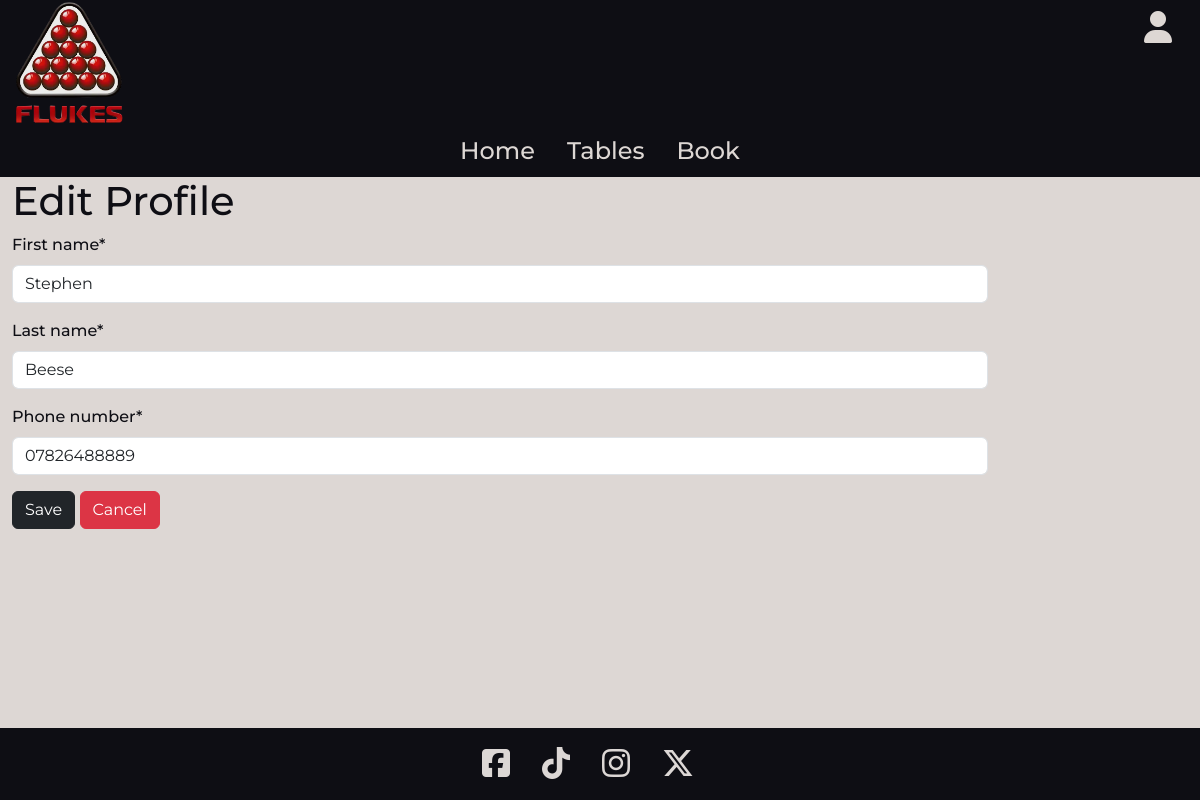
Screenshot of /profiles/profile/edit (signed in) with the database file from the repository.
### home/models.py (models this page shows, shortened)
class ClubDetails(models.Model):
    club_name = models.CharField(max_length=30)
    logo = models.ImageField(null=True, blank=True)
    home_image = models.ImageField(null=True, blank=True)
    address_line1 = models.CharField(max_length=100, blank=True)
    address_line2 = models.CharField(max_length=100, blank=True)
    city = models.CharField(max_length=50, blank=True)
    country = models.CharField(max_length=50, blank=True)
    postcode = models.CharField(max_length=8, blank=True)
    phone_number = PhoneNumberField(blank=True)
    email = models.EmailField(blank=True)
    display_logo = models.BooleanField(default=False)
    display_club_name = models.BooleanField(default=True)
    description = models.TextField()
    tagline = models.TextField()
    primary_colour = models.CharField(max_length=7, default="#ddd7d4")
    secondary_colour = models.CharField(max_length=7, default="#df0020")
    header_colour = models.CharField(max_length=7, default="#0e0e14")
    footer_colour = models.CharField(max_length=7, default="#0e0e14")
    primary_text_colour = models.CharField(max_length=7, default="#0e0e14")
    secondary_text_colour = models.CharField(max_length=7, default="#ddd7d4")
    header_text_colour = models.CharField(max_length=7, default="#ddd7d4")
    footer_text_colour = models.CharField(max_length=7, default="#ddd7d4")
    objects = ClubDetailsManager()

### profiles/models.py (models this page shows, shortened)
class UserProfile(models.Model):
    user = models.OneToOneField(User, on_delete=models.CASCADE)
    first_name = models.CharField(max_length=50)
    last_name = models.CharField(max_length=50)
    phone_number = models.CharField(max_length=20)

### profiles/views.py (the view)
# urls.py: path("profile/edit", views.edit_profile, name="edit_profile"),
@login_required
def edit_profile(request):
    profile = get_object_or_404(UserProfile, user=request.user)
    if request.method == "POST":
        form = EditProfileForm(request.POST, instance=profile)
        if form.is_valid():
            form.save()
            return redirect("profile")
    else:
        form = EditProfileForm(instance=profile)
    context = {"form": form}
    template = "profiles/edit_profile.html"
    return render(request, template, context)

### profiles/forms.py
class EditProfileForm(forms.ModelForm):
    class Meta:
        model = UserProfile
        fields = ["first_name", "last_name", "phone_number"]

### home/context_processors.py (called while the page is built)
def club_details_processor(request):
    club_details = ClubDetails.objects.get_instance()
    opening_hours = OpeningHours.objects.all().order_by("day_of_week")
    context = {
        "club_details": club_details,
        "opening_hours": opening_hours,
    }
    return context

### home/models.py (called while the page is built)
    def get_instance(self):
        if self.exists():
            return self.get()
        return self.create()

### profiles/context_processors.py (called while the page is built)
def profile_context_processors(request):
    profile = None
    if request.user.is_authenticated:
        try:
            profile = UserProfile.objects.get(user=request.user)
        except UserProfile.DoesNotExist:
            profile = None  # or handle as needed
    return {"profile": profile}

### profiles/templates/profiles/edit_profile.html (shortened to what this page needs)
{% extends 'base.html' %}
{% load static %}
{% load crispy_forms_tags %}
{% block content %}
<h1>Edit Profile</h1>
<div class="row">
    <div class="col-10">
        <form method="post">
            {% for field in form %}
            {{ field | as_crispy_field }}
            {% endfor %}
            <button class="btn btn-dark" type="submit">Save</button>
            <a href="{% url 'profile' %}" class="btn btn-danger">Cancel</a>
        </form>
    </div>
</div>
{% endblock %}

### templates/includes/header.html (shortened to what this page needs)
<header class="container-fluid header-colour">
  <div class="row">
    <div class="col-8">
      {% if club_details.display_logo %}
      <img
        src="{{ club_details.logo.url }}"
        alt="{{ club_details.club_name }} Logo"
        class="logo d-inline"
      />
      {% endif %}
    </div>
    <div class="col-4 text-end">
      <div class="m-3">
        {% if request.user.is_authenticated %}
        <div class="dropdown">
          <a class="fit-content header-text-colour" role="button" data-bs-toggle="dropdown" aria-expanded="false">
            <i class="fa-solid fa-user fa-2xl"></i>
          </a>
        </div>
        {% else %}
        <a href="{% url 'account_login' %}" class="header-text-colour">LOGIN</a>
        <a href="{% url 'account_signup' %}" class="header-text-colour">SIGNUP</a>
        {% endif %}
      </div>
    </div>
  </div>
  <nav>
    <ul class="nav justify-content-center">
      <li class="nav-item">
        <a id="nav-item" class="nav-link active header-text-colour fs-4" aria-current="page" href="{% url 'home' %}"
          >Home</a
        >
      </li>
      <li class="nav-item">
        <a id="nav-item" class="nav-link nav-hover header-text-colour fs-4" href="{% url 'tables_view' %}">Tables</a>
      </li>
      <li class="nav-item">
        <a id="nav-item" class="nav-link nav-hover header-text-colour fs-4" href="{% url 'book_table' %}">Book</a>
      </li>
    </ul>
  </nav>
</header>

### static/css/base.css (style rules this page uses)
header, footer, main, .toast { font-family: "Montserrat", sans-serif; font-weight: 500; font-style: normal; }
.logo { max-height: 125px; }

### rows the page displays
ClubDetails: logo (picture)
UserProfile: first_name "Stephen" "Beese" "07826488889"
